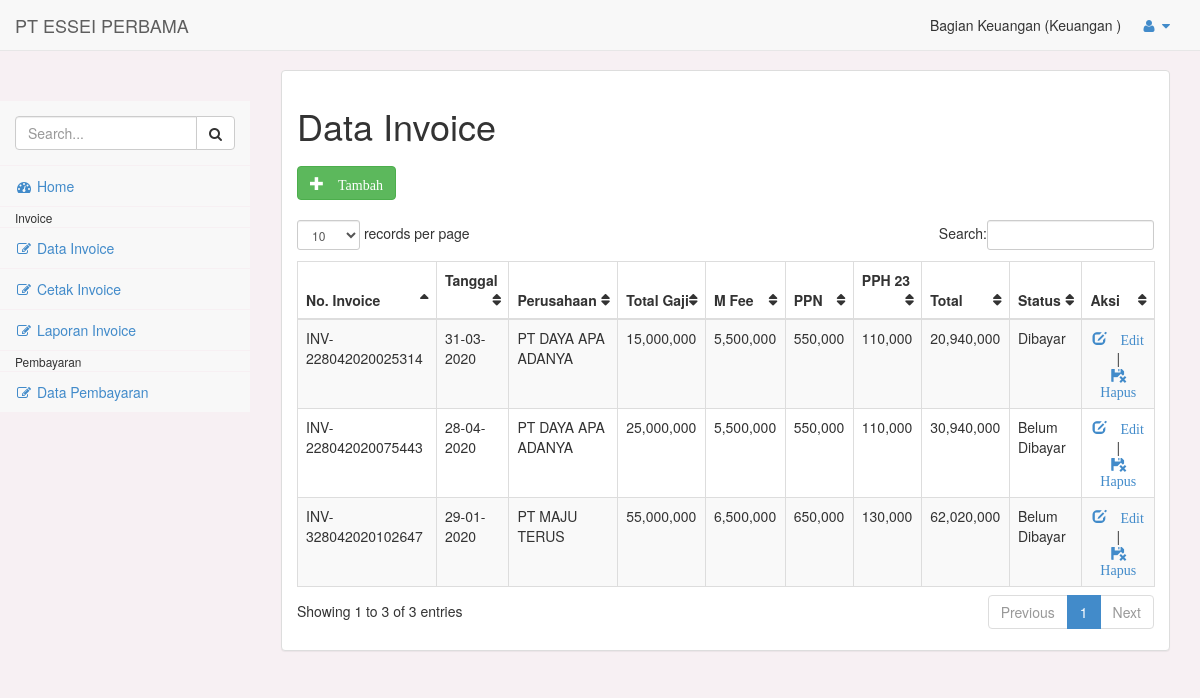
Page /pages/index.php?p=invoice (signed in) on the earlier database version.
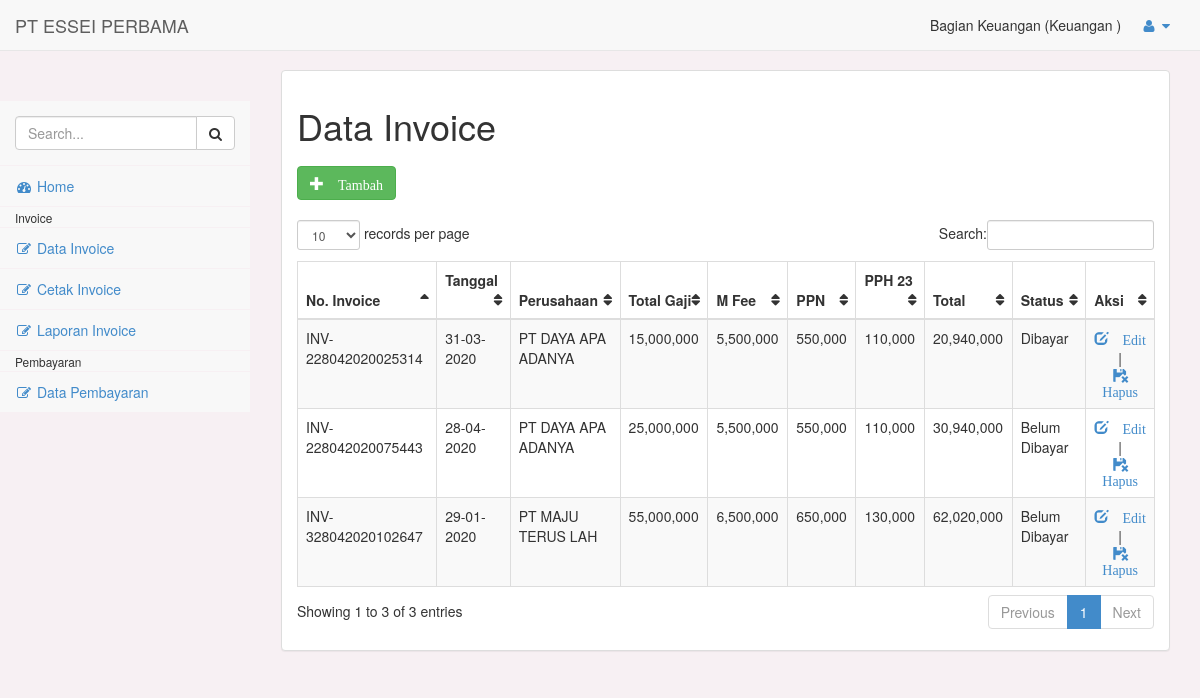
Same page on the later database version.
### tables this page shows
CREATE TABLE `invoice` (
  `id_invoice` int(11) NOT NULL,
  `tgl_invoice` date NOT NULL,
  `nomor` varchar(25) NOT NULL,
  `total_gaji` double NOT NULL,
  `mfee` double NOT NULL,
  `bayar` double NOT NULL,
  `tgl_bayar` date NOT NULL,
  `id_perusahaan` int(11) NOT NULL
);

CREATE TABLE `perusahaan` (
  `id_perusahaan` int(11) NOT NULL,
  `nama` varchar(200) NOT NULL,
  `alamat` text NOT NULL
);

### pages/invoice/invoice.php (the view, shortened to what this page needs)
<?php
if($_SESSION['level']!="keu" && $_SESSION['level']!="super"){
  echo "<script>location='index.php'</script>";
}else{
  include_once '_part/koneksi.php';
  $p = $_GET['p'];
  $page = isset($_GET['page']) ? $_GET['page'] : 'list';
  switch ($page) {
  case 'list':
  if($p=="invoice"){
    $judul = "Data Invoice";
  }elseif($p=="cetak_invoice"){
    $judul = "Cetak Invoice";
  }elseif($p=="pembayaran"){
    $judul = "Data pembayaran";
  }
  ?>
  <h1><?= $judul ?></h1>
  <div class="row" style="margin: 20px auto;">
    <?php if($p=="invoice"){ ?>
    <a href="index.php?p=invoice&page=entri" class="btn btn-success"><span class="glyphicon glyphicon-plus"> Tambah</span></a>
    <?php } ?>
  </div>
  <table id="example" class="table table-striped table-bordered">
    <thead>
      <tr>
        <th>No. Invoice</th>
        <th>Tanggal</th>
        <th>Perusahaan</th>
        <?php if($p=="invoice"){ ?>
        <th>Total Gaji</th>
        <th>M Fee</th>
        <th>PPN</th>
        <th>PPH 23</th>
        <?php } ?>
        <th>Total</th>
        <th>Status</th>
        <th>Aksi</th>
      </tr>
    </thead>
    <tbody>
  	<?php
  		$sql = "SELECT a.*, b.nama nama_perusahaan FROM invoice a JOIN perusahaan b ON a.id_perusahaan=b.id_perusahaan";
      $row = $koneksi->prepare($sql);
      $row->execute();
      $hasil = $row->fetchAll(PDO::FETCH_OBJ);
  		foreach($hasil as $isi){
  	?>
      <tr>
        <td><?= $isi->nomor;?></td>
        <td><span style='display: none;'><?= date('Ymd', strtotime($isi->tgl_invoice)) ?></span><?= date("d-m-Y", strtotime($isi->tgl_invoice));?></td>
        <td><?= $isi->nama_perusahaan;?></td>
        <?php if($p=="invoice"){ ?>
        <td><?= number_format($isi->total_gaji);?></td>
        <td><?= number_format($isi->mfee);?></td>
        <td><?= number_format($isi->mfee * 10 / 100);?></td>
        <td><?= number_format($isi->mfee * 2 /100);?></td>
        <?php } ?>
        <td><?= number_format(($isi->total_gaji + $isi->mfee + ($isi->mfee*10/100)) - ($isi->mfee*2/100));?></td>
        <td><?= $isi->bayar>0? "Dibayar": "Belum Dibayar"; ?></td>
        <td align="center">
          <?php if($p=="invoice"){ ?>
          <a href="index.php?p=invoice&page=edit&id=<?= $isi->id_invoice ?>"><i class="glyphicon glyphicon-edit"> Edit</i></a>
          &nbsp;&nbsp;|&nbsp;&nbsp;
          <a href="invoice/aksi_invoice.php?id=<?= $isi->id_invoice ?>" onclick="return confirm('Yakin Hapus ?')"><i class="glyphicon glyphicon-floppy-remove"> Hapus</i></a>
          <?php }elseif($p=="pembayaran"){ ?>
          <a href="index.php?p=pembayaran&page=edit&id=<?= $isi->id_invoice ?>"><i class="glyphicon glyphicon-pencil"> Bayar</i></a>
          <?php }elseif($p=="cetak_invoice"){ ?>
          <a href="invoice/cetak_invoice.php?id=<?= $isi->id_invoice ?>" target="_blank"><i class="glyphicon glyphicon-file"> Cetak</i></a>
          <?php } ?>
        </td>
      </tr>
  	<?php } ?>
    </tbody>
  </table>
  <?php
  break;
  ?>
  <?php
  }
  ?>
<?php } ?>

Differences in the rows shown:
changed through a linked row, invoice "INV-328042020102647": id_perusahaan.nama "PT MAJU TERUS" → "PT MAJU TERUS LAH"
